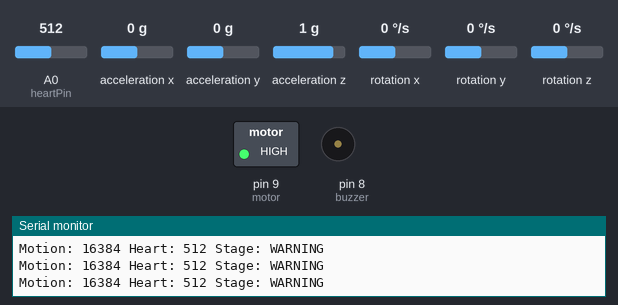
Recording of a sketch running on a simulated Arduino Uno, built with avr-gcc and run on an emulated ATmega328P. On the bench: switched loads named in the sketch (green lamp = pin HIGH), buzzer (waves = sounding, pin HIGH), the last lines printed to the serial monitor. Inputs (shaded band) come from the test bench; at power-on: acceleration x 0 g, acceleration y 0 g, A0 (heartPin) = 512, acceleration z 1 g, rotation x 0 °/s, rotation y 0 °/s, rotation z 0 °/s. Storage starts empty.

Above: at 1.3 s.
1.4 s: acceleration x set to -0.4 g
At 2.7 s:
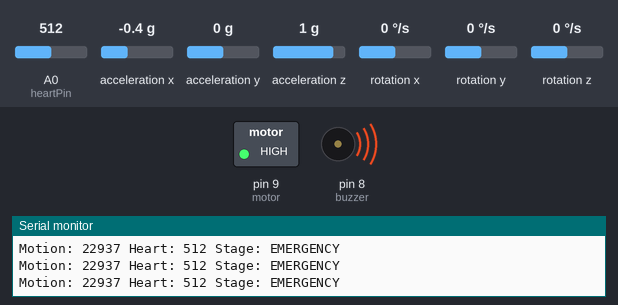
3.0 s: acceleration y set to -0.5 g
4.5 s: acceleration y set to -0.8 g
At 5.8 s:
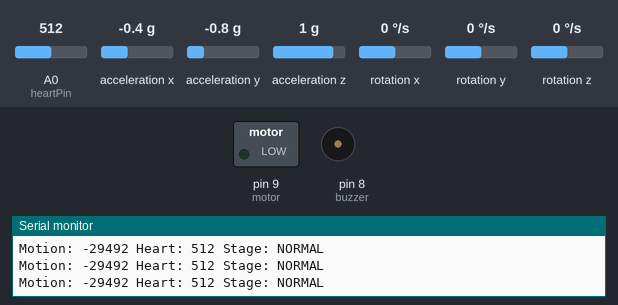
6.1 s: acceleration x set to 0 g
At 7.4 s:
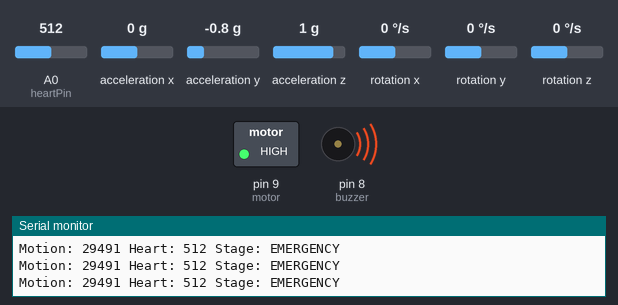
7.7 s: acceleration x set to -1.4 g
At 8.9 s:
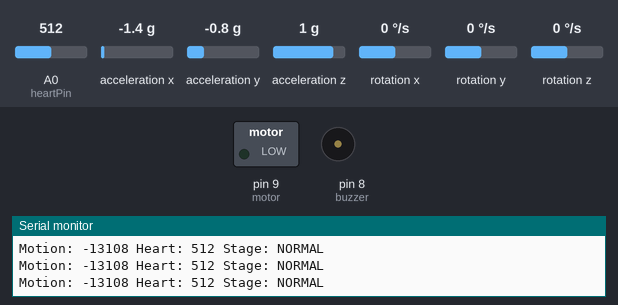
Timing chart, 0 to 10.2 s (numbered marks = the images above; inputs shaded):
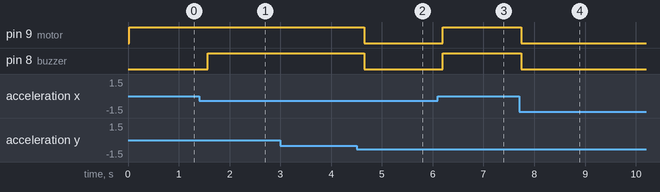

Measured:
- the behaviour switches between -0.2 and -0.3 g on acceleration x (found by bisection; images 0 and 1)
- the behaviour switches between -0.6 and -0.7 g on acceleration y (found by bisection; images 1 and 2)
- after the input at 1.4 s, pin 8 (buzzer): LOW → HIGH after 0.17 s
- after the input at 4.5 s, pin 9 (motor), pin 8 (buzzer): HIGH → LOW after 0.15 s
- after the input at 6.1 s, pin 9 (motor), pin 8 (buzzer): LOW → HIGH after 0.10 s
- after the input at 7.7 s, pin 9 (motor), pin 8 (buzzer): HIGH → LOW at once

The sketch:

main.ino
```cpp
#include <Wire.h>
#include <MPU6050.h>
#include <SPI.h>
#include <SD.h>

MPU6050 mpu;

int buzzer = 8;
int motor = 9;
int heartPin = A0;
int chipSelect = 4;

File dataFile;

void setup() {

  Serial.begin(9600);

  pinMode(buzzer, OUTPUT);
  pinMode(motor, OUTPUT);

  Wire.begin();
  mpu.initialize();

  if (!SD.begin(chipSelect)) {
    Serial.println("SD card failed");
    return;
  }

  Serial.println("System Ready");
}

void loop() {

  int heartValue = analogRead(heartPin);

  int16_t ax, ay, az;
  mpu.getAcceleration(&ax, &ay, &az);

  int motion = abs(ax) + abs(ay) + abs(az);

  String stage = "NORMAL";

  // Stage 1: Normal
  if (motion < 12000 && heartValue < 600) {
    digitalWrite(buzzer, LOW);
    digitalWrite(motor, LOW);
    stage = "NORMAL";
  }

  // Stage 2: Warning
  else if (motion >= 12000 && motion < 20000) {
    digitalWrite(motor, HIGH);
    digitalWrite(buzzer, LOW);
    stage = "WARNING";
  }

  // Stage 3: Emergency
  else if (motion >= 20000 || heartValue > 700) {
    digitalWrite(buzzer, HIGH);
    digitalWrite(motor, HIGH);
    stage = "EMERGENCY";
  }

  Serial.print("Motion: ");
  Serial.print(motion);
  Serial.print(" Heart: ");
  Serial.print(heartValue);
  Serial.print(" Stage: ");
  Serial.println(stage);

  // Save to SD card
  dataFile = SD.open("data.txt", FILE_WRITE);

  if (dataFile) {

    dataFile.print(millis());
    dataFile.print(",");
    dataFile.print(motion);
    dataFile.print(",");
    dataFile.print(heartValue);
    dataFile.print(",");
    dataFile.println(stage);

    dataFile.close();
  }

  delay(500);
}
```
